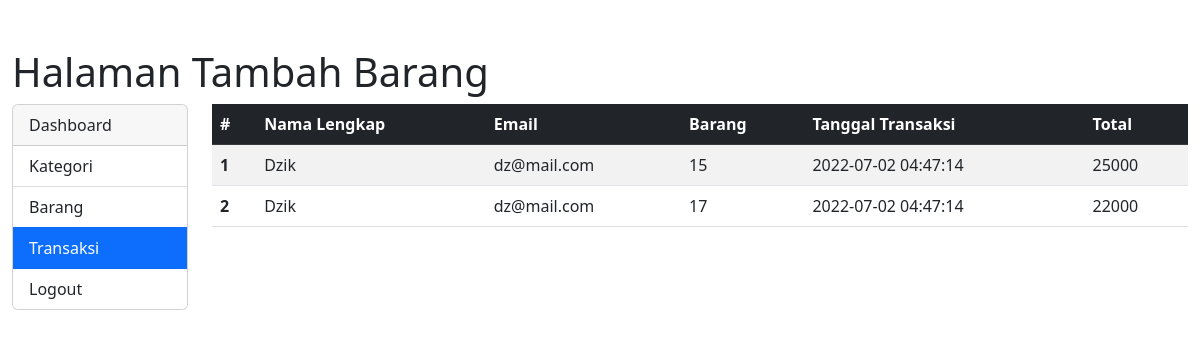
Screenshot of /admin/transaksi.php (signed in) with the database file from the repository.
### tables this page shows
CREATE TABLE `transaksi` (
  `id_transaksi` int(11) NOT NULL,
  `nama_lengkap` varchar(50) NOT NULL,
  `email` varchar(50) NOT NULL,
  `id_barang` int(11) NOT NULL,
  `tgl_transaksi` datetime NOT NULL,
  `total` int(11) NOT NULL
);

### admin/transaksi.php (the view, shortened to what this page needs)
<!doctype html>
<html lang="en">
  <head>
    <link href="https://cdn.jsdelivr.net/npm/bootstrap@5.2.0-beta1/dist/css/bootstrap.min.css" rel="stylesheet">
  </head>
  <body>
        <div class="container-fluid mt-5">
            <h1>Halaman Tambah Barang</h1>
            <div class="row">
                <div class="col-2">
                    <div class="card">
                        <div class="card-header">
                            <a class="nav-link" href="<?= URL_UTAMA . '/admin/index.php' ?>">Dashboard</a>
                        </div>
                        <ul class="list-group list-group-flush">
                            <li class="list-group-item"><a class="nav-link" href="<?= URL_UTAMA . '/admin/tambahkat.php' ?>">Kategori</a></li>
                            <li class="list-group-item"><a class="nav-link" href="<?= URL_UTAMA . '/admin/tambahbrg.php' ?>">Barang</a></li>
                            <li class="list-group-item active"><a class="nav-link" href="<?= URL_UTAMA . '/admin/transaksi.php' ?>">Transaksi</a></li>
                            <li class="list-group-item"><a class="nav-link" href="<?= URL_UTAMA . '/logout.php' ?>">Logout</a></li>
                        </ul>
                    </div>
                </div>
                <div class="col-10">
                <table class="table table-striped">
                        <thead class="table-dark">
                            <tr>
                                <th scope="col">#</th>
                                <th scope="col">Nama Lengkap</th>
                                <th scope="col">Email</th>
                                <th scope="col">Barang</th>
                                <th scope="col">Tanggal Transaksi</th>
                                <th scope="col">Total</th>
                            </tr>
                        </thead>
                        <tbody>
                            <?php
                            $query = mysqli_query($koneksi, "SELECT * FROM transaksi");
                            $index = 1;
                            while ($data = mysqli_fetch_object($query)) { ?>
                                <tr>
                                    <th scope="row"><?= $index++; ?></th>
                                    <td><?= $data->nama_lengkap;  ?></td>
                                    <td><?= $data->email;  ?></td>
                                    <td><?= $data->id_barang;  ?></td>
                                    <td><?= $data->tgl_transaksi;  ?></td>
                                    <td><?= $data->total;  ?></td>
                                </tr>
                            <?php }
                            ?>
                        </tbody>
                    </table>
                </div>
            </div>
        </div>
<?php include '../footer.php'; ?>

### rows the page displays
transaksi: nama_lengkap "Dzik", email "dz@mail.com", id_barang "15", tgl_transaksi "2022-07-02 04:47:14", total "25000"
transaksi: nama_lengkap "Dzik", email "dz@mail.com", id_barang "17", tgl_transaksi "2022-07-02 04:47:14", total "22000"
